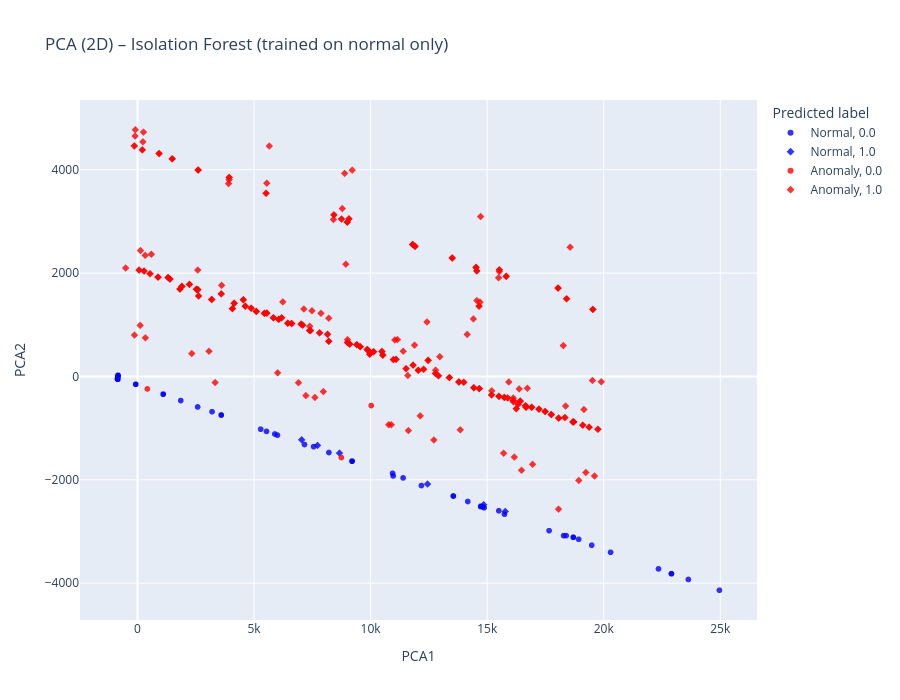

The notebook cell this image was saved under:
### Markdown cell above
## Visualize results

### Code cell
from sklearn.decomposition import PCA
from sklearn.pipeline import Pipeline
from sklearn.preprocessing import RobustScaler
import plotly.express as px

# -----------------------------
# PCA pipeline (visualización)
# -----------------------------
pca_pipeline = Pipeline([
    ('scaler', RobustScaler()),
    ('pca', PCA(n_components=2, random_state=42))
])

X_pca = pca_pipeline.fit_transform(df_test.drop(columns=[
    'is_attack', 'anomaly_score', 'anomaly_label'
]))

print("Varianza explicada por componente:")
print(pca_pipeline['pca'].explained_variance_ratio_)
print("Varianza total explicada:",
      pca_pipeline['pca'].explained_variance_ratio_.sum())

# DataFrame para plot
df_pca_vis = pd.DataFrame({
    'PCA1': X_pca[:, 0],
    'PCA2': X_pca[:, 1],
    'anomaly_label': df_test['anomaly_label'].values,
    'is_attack': df_test['is_attack'].values
})

# Plot
fig = px.scatter(
    df_pca_vis,
    x='PCA1',
    y='PCA2',
    color='anomaly_label',
    symbol='is_attack',
    title="PCA (2D) – Isolation Forest (trained on normal only)",
    width=900,
    height=700,
    color_discrete_map={'Anomaly': 'red', 'Normal': 'blue'}
)

fig.update_traces(marker=dict(size=6, opacity=0.8))
fig.update_layout(legend_title_text='Predicted label')
fig.show()

### Figure 1 — Plotly figure (JSON) as saved in the notebook; plotly's stock layout.template omitted (floating-point values rounded to 4 significant figures; data arrays with more than 128 entries replaced by an {"elided": "..."} marker saying what was removed)
{"data": [{"hovertemplate": "anomaly_label=Normal<br>is_attack=0.0<br>PCA1=%{x}<br>PCA2=%{y}<extra></extra>", "legendgroup": "Normal, 0.0", "marker": {"color": "blue", "opacity": 0.8, "size": 6, "symbol": "circle"}, "mode": "markers", "name": "Normal, 0.0", "showlegend": true, "type": "scattergl", "x": {"elided": "4729 float values"}, "xaxis": "x", "y": {"elided": "4729 float values"}, "yaxis": "y"}, {"hovertemplate": "anomaly_label=Normal<br>is_attack=1.0<br>PCA1=%{x}<br>PCA2=%{y}<extra></extra>", "legendgroup": "Normal, 1.0", "marker": {"color": "blue", "opacity": 0.8, "size": 6, "symbol": "diamond"}, "mode": "markers", "name": "Normal, 1.0", "showlegend": true, "type": "scattergl", "x": [7044.0, 7720.0, 8665.0, 12440.0, 15780.0, 14850.0], "xaxis": "x", "y": [-1226.0, -1334.0, -1483.0, -2082.0, -2612.0, -2482.0], "yaxis": "y"}, {"hovertemplate": "anomaly_label=Anomaly<br>is_attack=0.0<br>PCA1=%{x}<br>PCA2=%{y}<extra></extra>", "legendgroup": "Anomaly, 0.0", "marker": {"color": "red", "opacity": 0.8, "size": 6, "symbol": "circle"}, "mode": "markers", "name": "Anomaly, 0.0", "showlegend": true, "type": "scattergl", "x": [423.0, 8745.0, 10030.0], "xaxis": "x", "y": [-241.4, -1569.0, -562.9], "yaxis": "y"}, {"hovertemplate": "anomaly_label=Anomaly<br>is_attack=1.0<br>PCA1=%{x}<br>PCA2=%{y}<extra></extra>", "legendgroup": "Anomaly, 1.0", "marker": {"color": "red", "opacity": 0.8, "size": 6, "symbol": "diamond"}, "mode": "markers", "name": "Anomaly, 1.0", "showlegend": true, "type": "scattergl", "x": {"elided": "340 float values"}, "xaxis": "x", "y": {"elided": "340 float values"}, "yaxis": "y"}], "layout": {"height": 700, "legend": {"title": {"text": "Predicted label"}, "tracegroupgap": 0}, "title": {"text": "PCA (2D) – Isolation Forest (trained on normal only)"}, "width": 900, "xaxis": {"anchor": "y", "domain": [0, 1], "title": {"text": "PCA1"}}, "yaxis": {"anchor": "x", "domain": [0, 1], "title": {"text": "PCA2"}}}}
